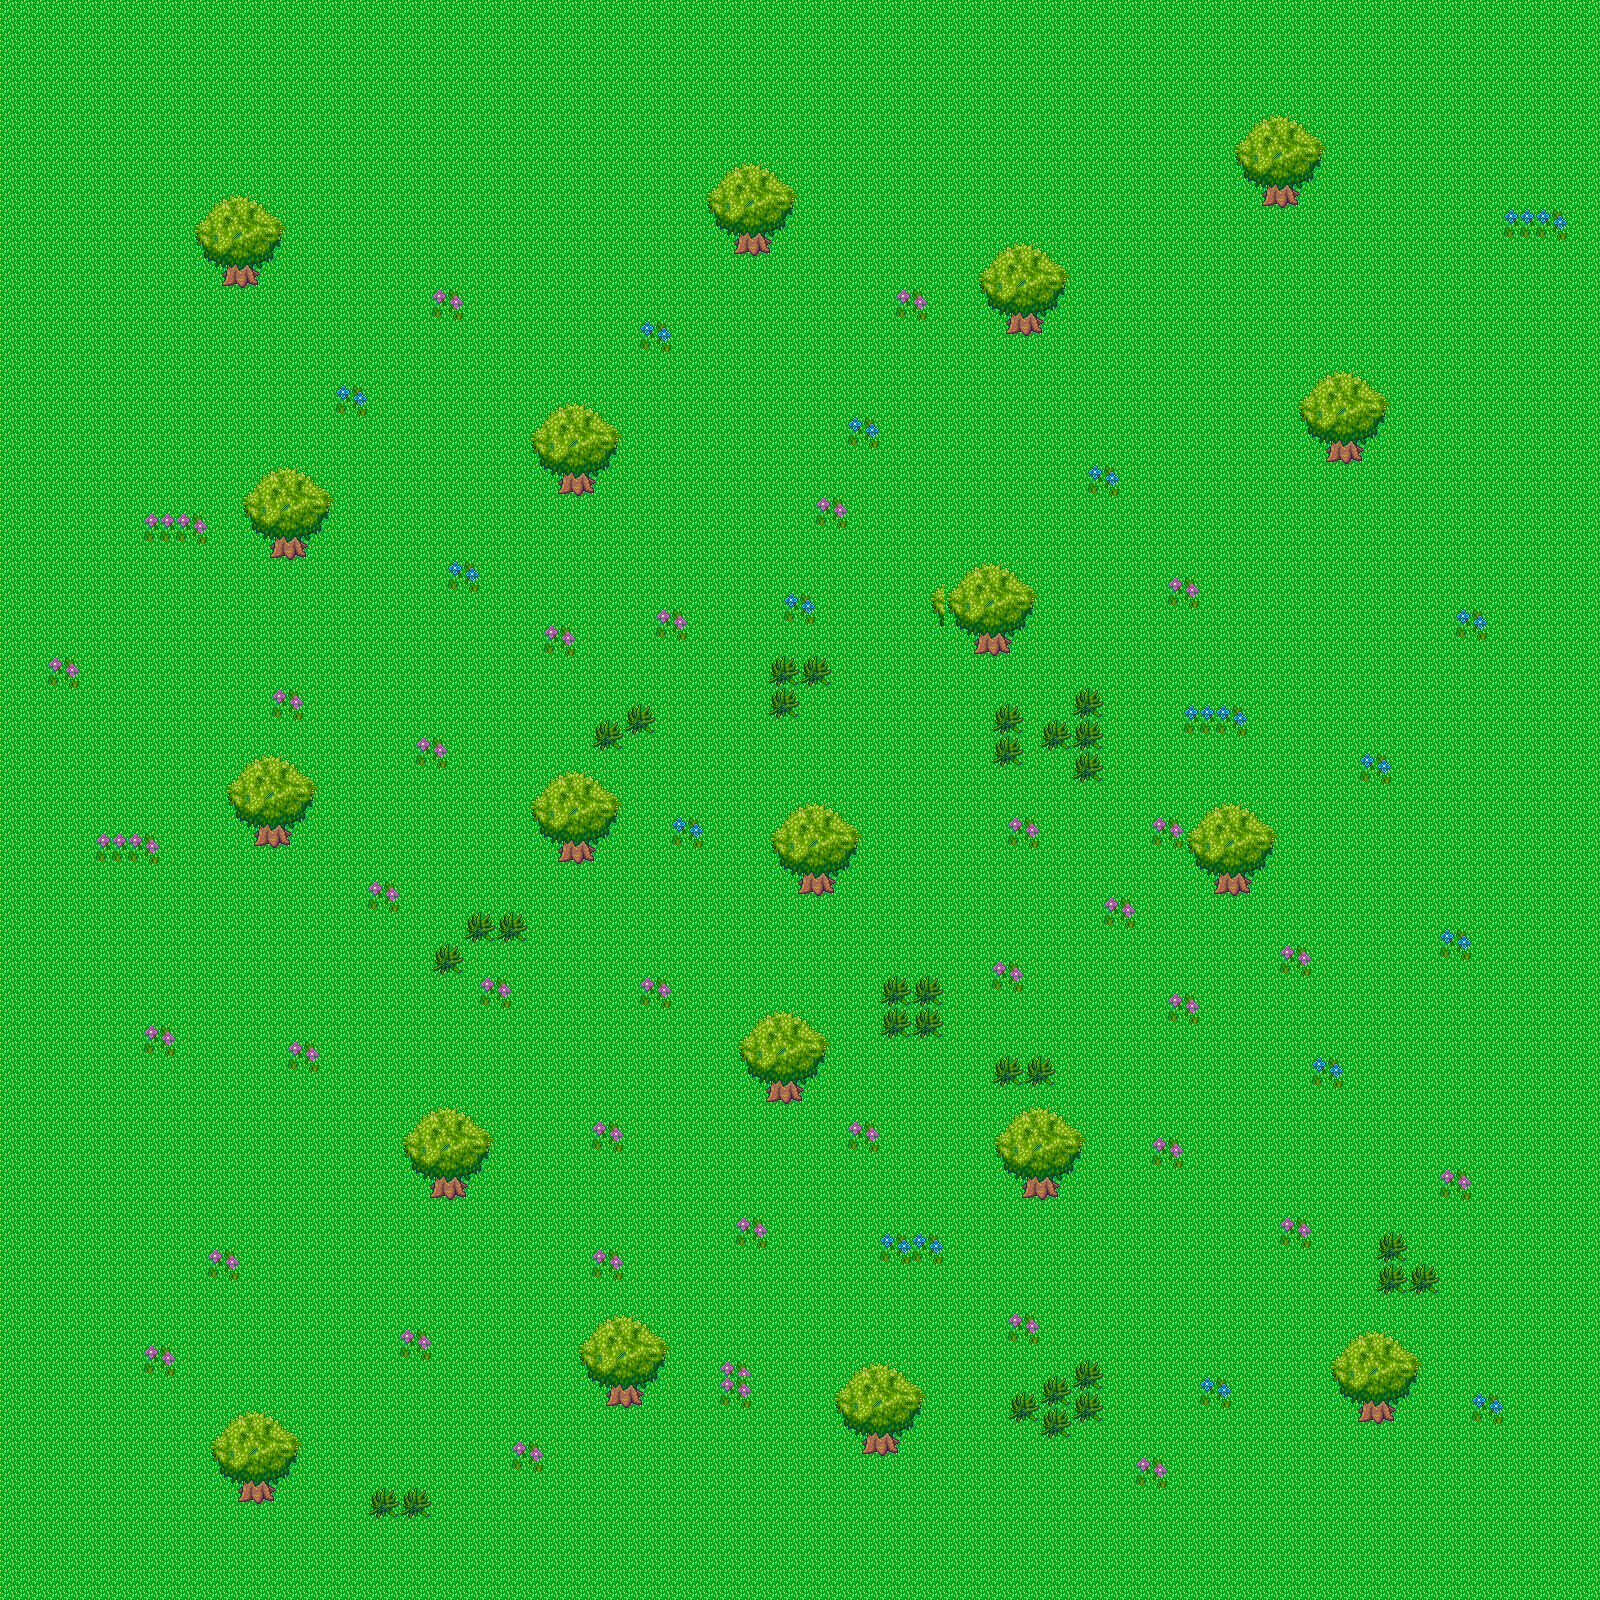

A 2D game scene composited from a Tiled map and its tileset images. What follows is a short description and the map's XML, with each tile layer's data collapsed to a summary:
An orthogonal 100x100 tile map with 16x16 px tiles, 2 tile layers (Ground, Above), 6 tilesets.

<map version="1.5" tiledversion="1.7.0" orientation="orthogonal" renderorder="right-down" width="100" height="100" tilewidth="16" tileheight="16" infinite="0" nextlayerid="3" nextobjectid="1">
 <tileset firstgid="1" name="A2_Ground" tilewidth="16" tileheight="16" tilecount="768" columns="32">
  <image source="src/assets/tilesets/A2_Ground.png" width="512" height="384" />
 </tileset>
 <tileset firstgid="769" name="A1_AnimatedGround" tilewidth="16" tileheight="16" tilecount="768" columns="32">
  <image source="src/assets/tilesets/A1_AnimatedGround.png" width="512" height="384" />
 </tileset>
 <tileset firstgid="1537" name="A4_Walls" tilewidth="16" tileheight="16" tilecount="1024" columns="32">
  <image source="src/assets/tilesets/A4_Walls.png" width="512" height="512" />
 </tileset>
 <tileset firstgid="2561" name="A4_Walls_2" tilewidth="16" tileheight="16" tilecount="1024" columns="32">
  <image source="src/assets/tilesets/A4_Walls_2.png" width="512" height="512" />
 </tileset>
 <tileset firstgid="3585" name="D_OutDoor" tilewidth="16" tileheight="16" tilecount="1024" columns="32">
  <image source="src/assets/tilesets/D_OutDoor.png" width="512" height="512" />
 </tileset>
 <tileset firstgid="4609" name="C_OutSide_Nature" tilewidth="16" tileheight="16" tilecount="1024" columns="32">
  <image source="src/assets/tilesets/C_OutSide_Nature.png" width="512" height="512" />
  <tile id="131">
   <properties>
    <property name="collides" type="bool" value="true" />
   </properties>
  </tile>
  <tile id="132">
   <properties>
    <property name="collides" type="bool" value="true" />
   </properties>
  </tile>
  <tile id="133">
   <properties>
    <property name="collides" type="bool" value="true" />
   </properties>
  </tile>
  <tile id="134">
   <properties>
    <property name="collides" type="bool" value="true" />
   </properties>
  </tile>
  <tile id="163">
   <properties>
    <property name="collides" type="bool" value="true" />
   </properties>
  </tile>
  <tile id="164">
   <properties>
    <property name="collides" type="bool" value="true" />
   </properties>
  </tile>
  <tile id="165">
   <properties>
    <property name="collides" type="bool" value="true" />
   </properties>
  </tile>
  <tile id="166">
   <properties>
    <property name="collides" type="bool" value="true" />
   </properties>
  </tile>
 </tileset>
 <layer id="1" name="Ground" width="100" height="100">
  <data>[10000 cells, 10000 non-empty, 24 distinct tile ids]</data>
 </layer>
 <layer id="2" name="Above" width="100" height="100">
  <data>[10000 cells, 1040 non-empty, 48 distinct tile ids]</data>
 </layer>
</map>
